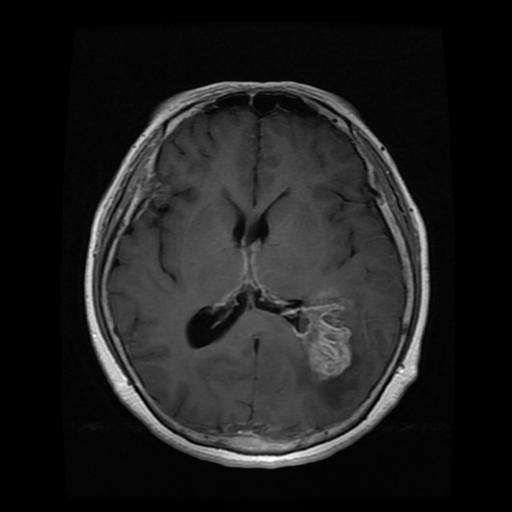
#> input picture dataset/tumor/gg (10).jpg, 512 x 512 px
$ python train_model.py
#> lines starting #> are read from the running program, lines starting #| are printed output that depends on the picture
# ================================================================
#  BRAIN TUMOR DETECTION V2.0 — train_model.py
#  Advanced CNN with better accuracy
#  Run: py train_model.py
# ================================================================

import os
import numpy as np
import cv2
import matplotlib.pyplot as plt
from sklearn.model_selection import train_test_split
from sklearn.metrics import classification_report, confusion_matrix
from tensorflow.keras.models import Sequential
from tensorflow.keras.layers import (Conv2D, MaxPooling2D, Flatten,
                                     Dense, Dropout, BatchNormalization,
                                     GlobalAveragePooling2D)
from tensorflow.keras.utils import to_categorical
from tensorflow.keras.preprocessing.image import ImageDataGenerator
from tensorflow.keras.callbacks import EarlyStopping, ModelCheckpoint, ReduceLROnPlateau
from tensorflow.keras.optimizers import Adam
import json

# ── Settings ──────────────────────────────────────────────────
IMG_SIZE     = 150        # Larger image = better accuracy
DATASET_PATH = "dataset"
MODEL_FILE   = "model.h5"
HISTORY_FILE = "training_history.json"
EPOCHS       = 25
BATCH_SIZE   = 32
LEARNING_RATE = 0.001
# ──────────────────────────────────────────────────────────────


def load_images():
    """Load and preprocess all images from dataset folders"""
    images, labels = [], []
    categories = {"tumor": 1, "no_tumor": 0}

    print("\n📂 Loading images from dataset...")
    print("-" * 40)

    for folder, label in categories.items():
        path = os.path.join(DATASET_PATH, folder)

        if not os.path.exists(path):
            print(f"   ❌ Missing: {path}")
            continue

        files = [f for f in os.listdir(path)
                 if f.lower().endswith((".jpg", ".jpeg", ".png", ".bmp"))]

        print(f"   📁 {folder:12s} → {len(files):4d} images")

        for fname in files:
            img = cv2.imread(os.path.join(path, fname))
#> img is the input picture: shape (512, 512, 3); min 0, max 255, mean 30.7
            if img is None:
                continue

            # Resize
            img = cv2.resize(img, (IMG_SIZE, IMG_SIZE))
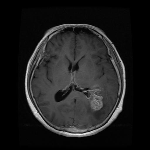
#> img: shape (150, 150, 3); min 0, max 252, mean 30.6

            # Apply CLAHE for better contrast
            lab = cv2.cvtColor(img, cv2.COLOR_BGR2LAB)
#> lab: shape (150, 150, 3); mean of channels 0, 1, 2 32.1, 128, 128
            l, a, b = cv2.split(lab)
#> a: shape (150, 150); every value is 128
            clahe = cv2.createCLAHE(clipLimit=3.0, tileGridSize=(8,8))
            l = clahe.apply(l)
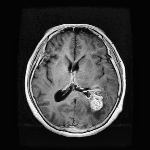
#> l: shape (150, 150); min 1, max 255, mean 54.9
            lab = cv2.merge((l, a, b))
#> lab: shape (150, 150, 3); mean of channels 0, 1, 2 54.9, 128, 128
            img = cv2.cvtColor(lab, cv2.COLOR_LAB2BGR)

            # Normalize
            img = img.astype(np.float32) / 255.0

            images.append(img)
            labels.append(label)
#> pass 2 of the loop in load_images, `for folder, label in categories.items():`:
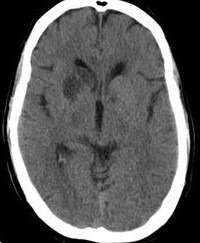
#> input picture dataset/no_tumor/106.jpg, 200 x 243 px
#> in load_images, img is the input picture: shape (243, 200, 3); min 0, max 255, mean 93.3
#> in load_images, `img = cv2.resize(img, (IMG_SIZE, IMG_SIZE))`:
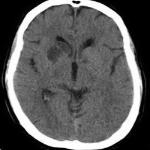
#> img: shape (150, 150, 3); min 0, max 255, mean 93.2
#> in load_images, `l = clahe.apply(l)`:
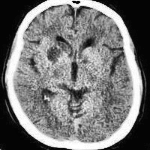
#> l: shape (150, 150); min 2, max 255, mean 119.8

    return np.array(images), np.array(labels)


# [79 lines left out: functions build_advanced_model, plot_training, not called in this run]


def train():
    print("\n" + "=" * 56)
    print("   🧠  Brain Tumor Detection V2.0 — Training")
    print("=" * 56)

    # Load data
    X, y = load_images()
#> y = [1, 0]

    if len(X) == 0:
        print("\n❌ No images found!")
        print("   Add images to dataset/tumor/ and dataset/no_tumor/")
        return

    tumor_count    = int(np.sum(y == 1))
#> tumor_count = 1
    no_tumor_count = int(np.sum(y == 0))
#> no_tumor_count = 1

    print(f"\n✅ Dataset Summary:")
    print(f"   Total    : {len(X)} images")
#|    Total    : 2 images
    print(f"   Tumor    : {tumor_count} images")
#|    Tumor    : 1 images
    print(f"   No Tumor : {no_tumor_count} images")
#|    No Tumor : 1 images

    # One-hot encode
    Y = to_categorical(y, num_classes=2)

    # Split data
    X_train, X_test, y_train, y_test = train_test_split(
        X, Y, test_size=0.2, random_state=42, stratify=y)

    print(f"\n📊 Data Split:")
    print(f"   Training : {len(X_train)} images")
    print(f"   Testing  : {len(X_test)} images")

    # Build model
    print("\n🔧 Building advanced CNN model...")
    model = build_advanced_model()
    model.summary()

    # Advanced data augmentation
    aug = ImageDataGenerator(
        rotation_range=25,
        width_shift_range=0.15,
        height_shift_range=0.15,
        horizontal_flip=True,
        vertical_flip=False,
        zoom_range=0.15,
        shear_range=0.1,
        brightness_range=[0.8, 1.2]
    )

    # Callbacks
    callbacks = [
        EarlyStopping(monitor='val_accuracy', patience=7,
                      restore_best_weights=True, verbose=1),
        ModelCheckpoint(MODEL_FILE, monitor='val_accuracy',
                        save_best_only=True, verbose=1),
        ReduceLROnPlateau(monitor='val_loss', factor=0.5,
                          patience=3, min_lr=0.00001, verbose=1)
    ]

    # Train
    print(f"\n🚀 Training started... (up to {EPOCHS} epochs)\n")
    history = model.fit(
        aug.flow(X_train, y_train, batch_size=BATCH_SIZE),
        epochs=EPOCHS,
        validation_data=(X_test, y_test),
        callbacks=callbacks,
        verbose=1
    )

    # Evaluate
    loss, acc = model.evaluate(X_test, y_test, verbose=0)

    # Predictions for report
    y_pred = model.predict(X_test, verbose=0)
    y_pred_classes = np.argmax(y_pred, axis=1)
    y_true_classes = np.argmax(y_test, axis=1)

    print("\n" + "=" * 56)
    print("   ✅  TRAINING COMPLETE!")
    print(f"   Accuracy : {acc*100:.2f}%")
    print(f"   Loss     : {loss:.4f}")
    print(f"   Model    : {MODEL_FILE}")
    print("=" * 56)

    print("\n📋 Classification Report:")
    print(classification_report(y_true_classes, y_pred_classes,
                                 target_names=['No Tumor', 'Tumor']))

    # Save history
    hist_dict = {k: [float(v) for v in vals]
                 for k, vals in history.history.items()}
    with open(HISTORY_FILE, 'w') as f:
        json.dump(hist_dict, f)

    # Save graphs
    os.makedirs('static', exist_ok=True)
    plot_training(history.history)

    print("\n▶  Now run: py app.py")
    print("   Open:     http://127.0.0.1:5000\n")


if __name__ == "__main__":
    train()
#> (the call stopped at in train, `Y = to_categorical(y, num_classes=2)`: tensorflow is not available in this run)
